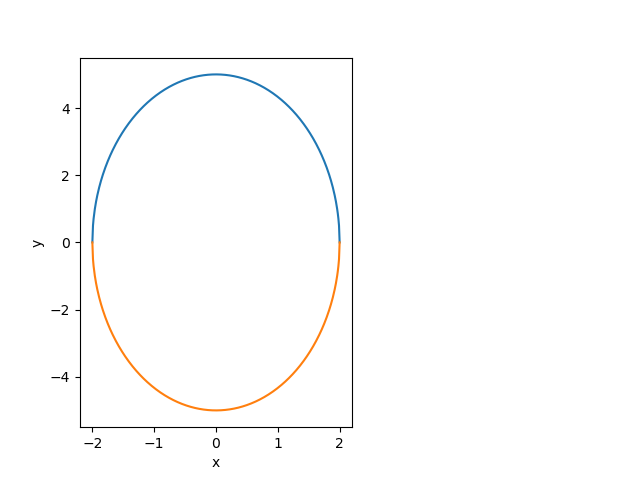

This figure's Python source:
import numpy as np
import matplotlib.pyplot as plt
import math

x = []
y1 = []
y2 = []
a = 2
b = 5
x_ = -a
while x_ <= a:
    x_ = round(x_, 2)
    print(x_)
    x.append(x_)
    y1.append(math.sqrt(b**2 - b**2/a**2 * x_**2))
    y2.append(-math.sqrt(b**2 - b**2/a**2 * x_**2))
    x_ += 0.01

plt.plot(x, y1)
plt.plot(x, y2)
plt.xlabel("x")
plt.ylabel("y")
plt.show()
